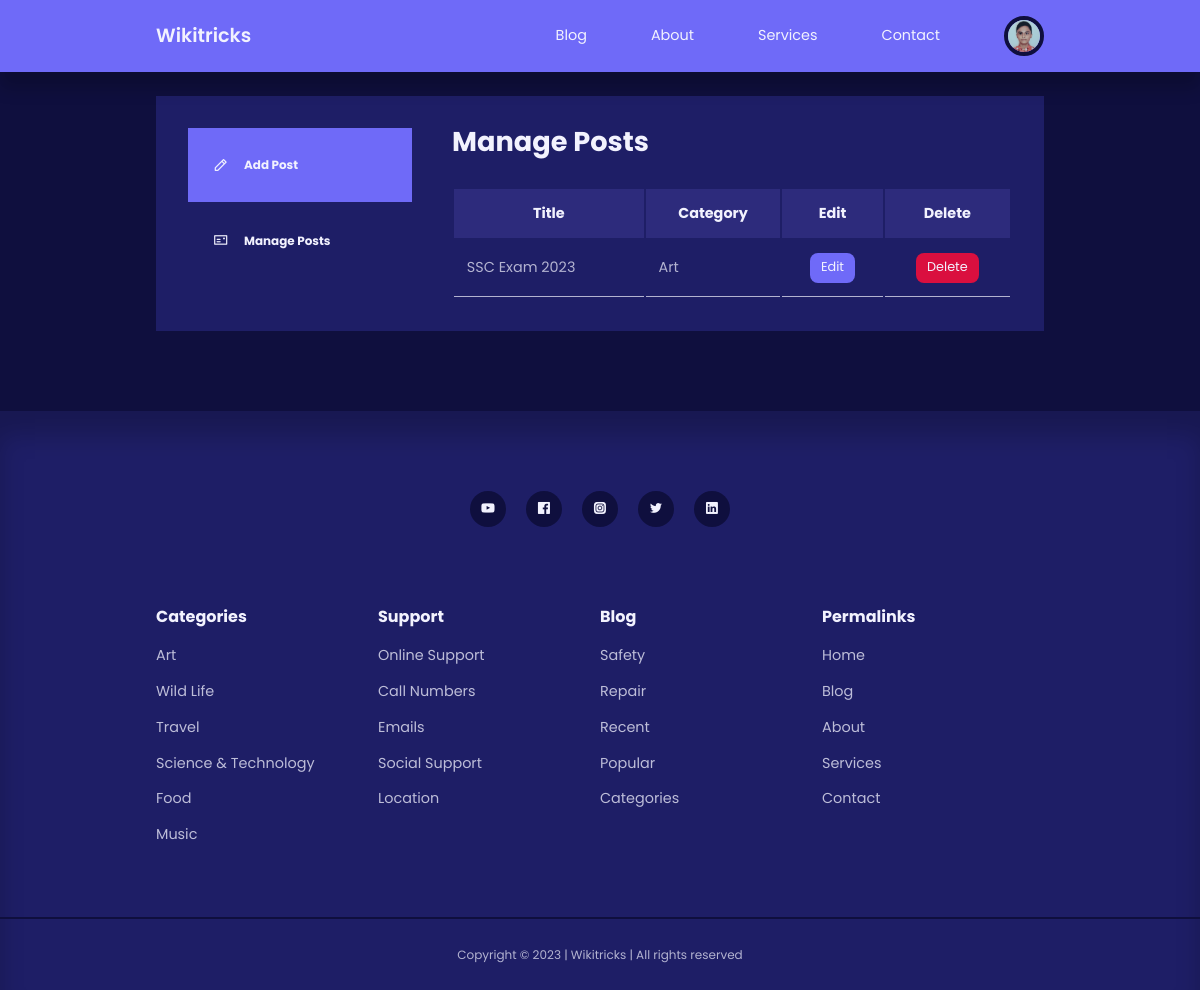
The page /admin/ (signed in) on the database its author committed.
### tables this page shows
CREATE TABLE `users` (
  `id` int(11) UNSIGNED NOT NULL,
  `firstname` varchar(50) NOT NULL,
  `lastname` varchar(50) NOT NULL,
  `username` varchar(50) NOT NULL,
  `email` varchar(100) NOT NULL,
  `password` varchar(255) NOT NULL,
  `avatar` varchar(255) NOT NULL,
  `is_admin` tinyint(1) NOT NULL
);

CREATE TABLE `posts` (
  `id` int(11) UNSIGNED NOT NULL,
  `title` varchar(255) NOT NULL,
  `body` text NOT NULL,
  `thumbnail` varchar(255) NOT NULL,
  `date_time` timestamp NOT NULL DEFAULT current_timestamp(),
  `category_id` int(11) UNSIGNED DEFAULT NULL,
  `author_id` int(11) UNSIGNED NOT NULL,
  `is_featured` tinyint(1) NOT NULL
);

CREATE TABLE `categories` (
  `id` int(11) UNSIGNED NOT NULL,
  `title` varchar(50) NOT NULL,
  `description` text NOT NULL
);

### admin/partials/header.php (called while the page is built, shortened)
<?php
require '../partials/header.php';

### admin/index.php (the view, shortened to what this page needs)
<?php
include 'partials/header.php';
$current_user_id = $_SESSION['user-id'];
$query = "SELECT id, title, category_id FROM posts WHERE author_id=$current_user_id ORDER BY id DESC";
$posts = mysqli_query($connection, $query);
?>
<section class="dashboard">
    <div class="container dashboard__container">
        <aside>
            <ul>
                <li>
                    <a href="add-post.php"><i class="uil uil-pen"></i>
                        <h5>Add Post</h5>
                    </a>
                </li>
                <li>
                    <a href="index.php" class="active"><i class="uil uil-postcard"></i>
                        <h5>Manage Posts</h5>
                    </a>
                </li>
            </ul>
        </aside>
        <main>
            <h2>Manage Posts</h2>
            <?php if (mysqli_num_rows($posts) > 0) : ?>
                <table>
                    <thead>
                        <tr align="center">
                            <th>Title</th>
                            <th>Category</th>
                            <th>Edit</th>
                            <th>Delete</th>
                        </tr>
                    </thead>
                    <tbody>
                        <?php while ($post = mysqli_fetch_assoc($posts)) : ?>
                            <?php
                            $category_id = $post['category_id'];
                            $category_query = "SELECT title FROM categories WHERE id=$category_id";
                            $category_result = mysqli_query($connection, $category_query);
                            $category = mysqli_fetch_assoc($category_result);
                            ?>
                            <tr>
                                <td><?= $post['title'] ?></td>
                                <td><?= $category['title'] ?></td>
                                <td align="center"><a href="<?= ROOT_URL ?>admin/edit-post.php?id=<?= $post['id'] ?>" class="btn sm">Edit</a></td>
                                <td align="center"><a href="<?= ROOT_URL ?>admin/delete-post.php?id=<?= $post['id'] ?>" class="btn sm danger">Delete</a></td>
                            </tr>
                        <?php endwhile ?>
                    </tbody>
                </table>
            <?php else : ?>
                <div class="alert__message error"><?= "No post found" ?></div>
            <?php endif ?>
        </main>
    </div>
</section>
<?php
include '../partials/footer.php';
?>

### partials/header.php (shortened to what this page needs)
<?php
require 'config/database.php';
if(isset($_SESSION['user-id'])) {
    $id = filter_var($_SESSION['user-id'], FILTER_SANITIZE_NUMBER_INT);
    $query = "SELECT avatar FROM users WHERE id=$id";
    $result = mysqli_query($connection, $query);
    $avatar = mysqli_fetch_assoc($result);
}
?>
<!DOCTYPE html>
<html lang="en">
<head>
    <link rel="stylesheet" href="<?= ROOT_URL ?>css/style.css">
    <link rel="stylesheet" href="https://unicons.iconscout.com/release/v4.0.0/css/line.css">
</head>
<body>
    <nav>
        <div class="container nav__container">
            <a href="<?= ROOT_URL ?>" class="nav__logo">Wikitricks</a>
            <ul class="nav__items">
                <li><a href="<?= ROOT_URL ?>blog.php">Blog</a></li>
                <li><a href="<?= ROOT_URL ?>about.php">About</a></li>
                <li><a href="<?= ROOT_URL ?>services.php">Services</a></li>
                <li><a href="<?= ROOT_URL ?>contact.php">Contact</a></li>
                <?php if (isset($_SESSION['user-id'])) : ?>
                    <li class="nav__profile">
                        <div class="avatar">
                            <img src="<?= ROOT_URL . 'images/' . $avatar['avatar'] ?>">
                        </div>
                    </li>
                <?php else : ?>
                    <li><a href="<?= ROOT_URL ?>signin.php">Signin</a></li>
                <?php endif ?>
            </ul>
        </div>
    </nav>

### css/style.css (style rules this page uses)
:root { --color-primary: #6f6af8; --color-primary-light: hsl(242, 91%, 69%, 18%); --color-primary-variant: #5854c7; --color-red: #da0f3f; --color-red-light: hsl(346, 87%, 46%, 15%); --color-green: #00c476; --color-green-light: hsl(156, 100%, 38%, 15%); --color-gray-900: #1e1e66; --color-gray-700: #2d2b7c; --color-gray-300: rgba(242, 242, 254, 0.3); --color-gray-200: rgba(242, 242, 254, 0.7); --color-white: #f2f2fe; --color-bg: #0f0f3e; --transition: all 300ms ease; --container-width-lg: 74%; --container-width-md: 88%; --form-width: 40%; --card-border-radius-1: 0.3rem; --card-border-radius-2: 0.5rem; --card-border-radius-3: 0.8rem; --card-border-radius-4: 2rem; --card-border-radius-5: 5rem; }
* { margin: 0; padding: 0; outline: 0; border: 0; appearance: 0; list-style: none; text-decoration: none; box-sizing: border-box; font-family: 'Poppins', sans-serif; }
body { line-height: 1.6; color: var(--color-gray-200); overflow-x: hidden; background: var(--color-bg); font-size: 0.9rem; }
.container { width: var(--container-width-lg); max-width: 1800px; margin-inline: auto; }
section { margin-top: 3rem; width: 100vw; }
h1, h2, h3, h4, h5 { color: var(--color-white); line-height: 1.3; }
h2 { font-size: 1.7rem; margin: 1rem 0; }
a { color: var(--color-white); transition: var(--transition); }
img { display: block; width: 100%; object-fit: cover; }
nav { background: var(--color-primary); width: 100vw; height: 4.5rem; position: fixed; top: 0; z-index: 10; box-shadow: 0 1rem 1rem rgba(0, 0, 0, 0.2); }
.nav__container { height: 100%; display: flex; align-items: center; justify-content: space-between; }
.avatar { width: 2.5rem; height: 2.5rem; border-radius: 50%; overflow: hidden; border: 0.3rem solid var(--color-bg); }
.nav__logo { font-weight: 600; font-size: 1.2rem; }
.nav__items { display: flex; align-items: center; gap: 4rem; }
.nav__profile { position: relative; cursor: pointer; }
.btn { display: inline-block; width: fit-content; padding: 0.6rem 1.2rem; background-color: var(--color-primary); border-radius: var(--card-border-radius-2); cursor: pointer; transition: var(--transition); color: var(--color-white); }
.btn.sm { padding: 0.3rem 0.7rem; font-size: 0.8rem; }
.btn.danger { background: var(--color-red); }
.dashboard { margin-top: 6rem; }
.dashboard__container { display: grid; grid-template-columns: 14rem auto; gap: 1rem; background: var(--color-gray-900); padding: 2rem; margin-bottom: 5rem; }
.dashboard aside a { background-color: var(--color-primary); display: flex; gap: 1rem; align-items: center; padding: 1.6rem; }
.dashboard aside ul li:not(:last-child) a { border-bottom: 1px solid var(--color-gray-900); }
.dashboard aside a.active { background-color: var(--color-gray-900); }
.dashboard main { margin-left: 1.5rem; }
.dashboard main h2 { margin: 0 0 2rem 0; line-height: 1; }
.dashboard main table { width: 100%; text-align: left; }
.dashboard main table th { background: var(--color-gray-700); padding: 0.8rem; color: var(--color-white); }
.dashboard main table td { padding: 0.8rem; border-bottom: 1px solid var(--color-gray-200); }

### rows shown on the page
users: avatar (picture)
posts: title "SSC Exam 2023", category.title "Art"
